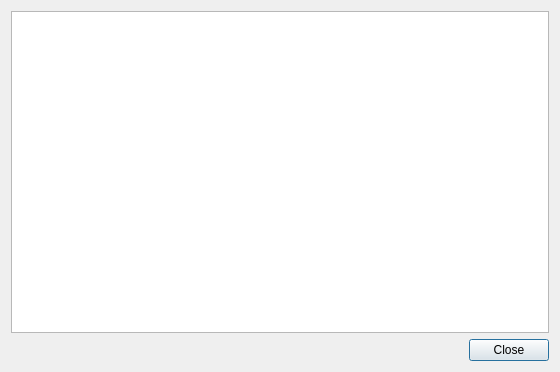
<?xml version="1.0" encoding="UTF-8"?>
<ui version="4.0">
 <class>InterfaceDetailsDialog</class>
 <widget class="QDialog" name="InterfaceDetailsDialog">
  <property name="geometry">
   <rect>
    <x>0</x>
    <y>0</y>
    <width>560</width>
    <height>372</height>
   </rect>
  </property>
  <property name="windowTitle">
   <string>Dialog</string>
  </property>
  <layout class="QVBoxLayout" name="verticalLayout_2">
   <item>
    <layout class="QVBoxLayout" name="verticalLayout">
     <item>
      <widget class="QTableView" name="tableView"/>
     </item>
     <item>
      <layout class="QHBoxLayout" name="horizontalLayout">
       <item>
        <spacer name="horizontalSpacer">
         <property name="orientation">
          <enum>Qt::Horizontal</enum>
         </property>
         <property name="sizeHint" stdset="0">
          <size>
           <width>40</width>
           <height>20</height>
          </size>
         </property>
        </spacer>
       </item>
       <item>
        <widget class="QPushButton" name="close_button">
         <property name="text">
          <string>Close</string>
         </property>
        </widget>
       </item>
      </layout>
     </item>
    </layout>
   </item>
  </layout>
 </widget>
 <resources/>
 <connections/>
</ui>
